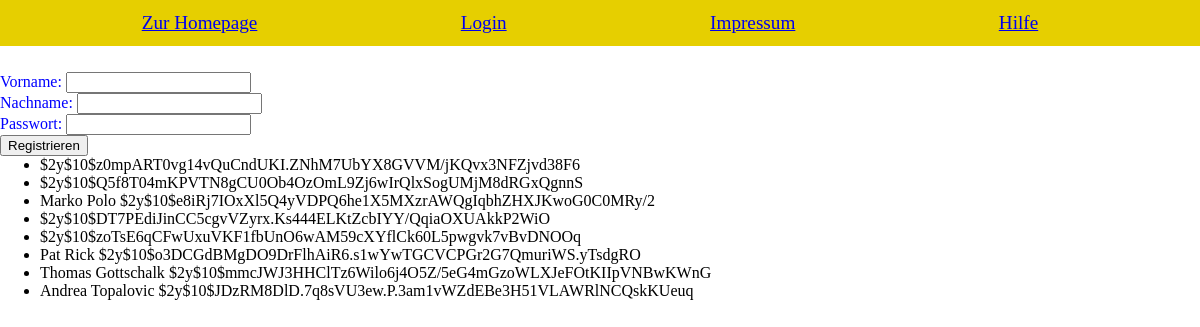
The page /testysendy.php on the database as committed earlier.
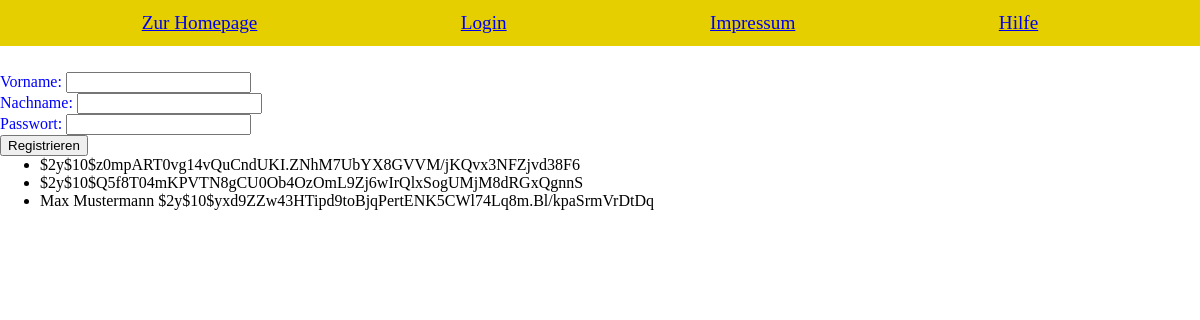
The same page on the database as committed later.
### tables this page shows
CREATE TABLE `user` (
  `username` varchar(50) NOT NULL,
  `pw_notiz` varchar(100) NOT NULL COMMENT 'Nur für PW merken zur Arbeit -> LÖSCHEN!',
  `password` varchar(255) NOT NULL,
  `email` varchar(80) DEFAULT NULL,
  `anrede` enum('Herr','Frau','Non-Binary','NA') DEFAULT NULL,
  `vorname` varchar(50) DEFAULT NULL,
  `nachname` varchar(50) DEFAULT NULL,
  `room` int(255) DEFAULT NULL,
  `userID` int(255) NOT NULL,
  `active` tinyint(1) NOT NULL,
  `role` enum('Admin','Service','Guest') NOT NULL
);

### testysendy.php (the view, shortened to what this page needs)
<?php include "head.php"; ?>
<body>
    <?php
        include "nav.php";
    ?>
    <form enctype="multipart/form-data" method = "post" action="verytesty.php">
    <br><br><br><br>
            <div class="ersteClass">
                <label for="vorname">Vorname:</label>
                <input type="text" name="vorname" id="vorname"><br>
            </div>
            <div class="ersteClass">
                <label for="nachname">Nachname:</label>
                <input type="text" name="nachname" id="nachname"><br>
            </div>
            <div class="ersteClass">
                <label for="passwort">Passwort:</label>
                <input type="text" name="passwort" id="passwort"><br>
            </div>
            <button type="submit">Registrieren</button>
    </form>
    <?php
        require_once ('dbaccess.php');
        if(isset($_POST["filter"])){
            $sql = "select vorname, nachname, password from user where nachname = ?";
        } else {
            $sql = "select vorname, nachname, password from user";
        }
        $stmt = $db_obj->prepare($sql);
        $stmt->execute();
        $stmt->bind_result($vorname, $nachname, $passwort);
        echo "<ul>";
        while ($stmt->fetch())
        {
            echo "<li>" . $vorname . " " . $nachname . " " . $passwort ."</li>";
        }
        echo "</ul>";
    ?>
</body>
</html>

### head.php (shortened to what this page needs)
<!DOCTYPE html>
<html lang="en">
<head>
    <link rel="stylesheet" href="style.css">
</head>

### nav.php
<html>
<link rel="stylesheet" href="navstyle.css">
<nav name="navigation">
        <ul>
            <il><a href="index.php">Zur Homepage</a></il>
            <?php
            if (isset ($_SESSION["SessionWert"])) {
                if ($_SESSION["SessionWert"] == "Admin") {
                    echo "<il><a href='addNews.php'>Neue News</a></il>";
                    echo "<il><a href='registrierung.php'>Registrieren</a></il>";
                }
                if ($_SESSION["SessionWert"] == "Guest" || $_SESSION["SessionWert"] == "Admin") {
                    echo "<il><a href='service.php'>Service</a></il>";
                }
                if ($_SESSION["SessionWert"] == "Service" || $_SESSION["SessionWert"] == "Admin") {
                    echo "<il><a href='ticketVerwaltung.php'>Service-Tickets</a></il>";
                }
                echo "<il><a href='logout.php'>Logout</a></il>";
            }
            else {
                echo "<il><a href='loginPage.php'>Login</a></il>";
            }
            ?>
            <il><a href="impressum.php">Impressum</a></il>
            <il><a href="hilfe.php">Hilfe</a></il>
        </ul>
    </nav>
</html>

### style.css (style rules this page uses)
.ersteClass { color:blue; }
* { box-sizing: border-box; margin: auto; }

### navstyle.css (style rules this page uses)
nav ul { list-style-type: none; display: flex; flex-direction: row; justify-content: center; padding-top: 12px; padding-bottom: 12px; background-color: rgb(230, 207, 0); font-size: larger; padding-right: 5%; }
nav { position: fixed; width: 100%; top: 0; }

Rows that differ between the two databases and show on the page:
removed user: vorname "Marko", nachname "Polo", password "$2y$10$e8iRj7IOxXl5Q4yVDPQ6he1X5MXzrAWQgIqbhZHXJKwoG0C0MRy/2"
removed user: password "$2y$10$DT7PEdiJinCC5cgvVZyrx.Ks444ELKtZcbIYY/QqiaOXUAkkP2WiO"
removed user: password "$2y$10$zoTsE6qCFwUxuVKF1fbUnO6wAM59cXYflCk60L5pwgvk7vBvDNOOq"
removed user: vorname "Pat", nachname "Rick", password "$2y$10$o3DCGdBMgDO9DrFlhAiR6.s1wYwTGCVCPGr2G7QmuriWS.yTsdgRO"
removed user: vorname "Thomas", nachname "Gottschalk", password "$2y$10$mmcJWJ3HHClTz6Wilo6j4O5Z/5eG4mGzoWLXJeFOtKIIpVNBwKWnG"
removed user: vorname "Andrea", nachname "Topalovic", password "$2y$10$JDzRM8DlD.7q8sVU3ew.P.3am1vWZdEBe3H51VLAWRlNCQskKUeuq"
added user: vorname "Max", nachname "Mustermann", password "$2y$10$yxd9ZZw43HTipd9toBjqPertENK5CWl74Lq8m.Bl/kpaSrmVrDtDq"
